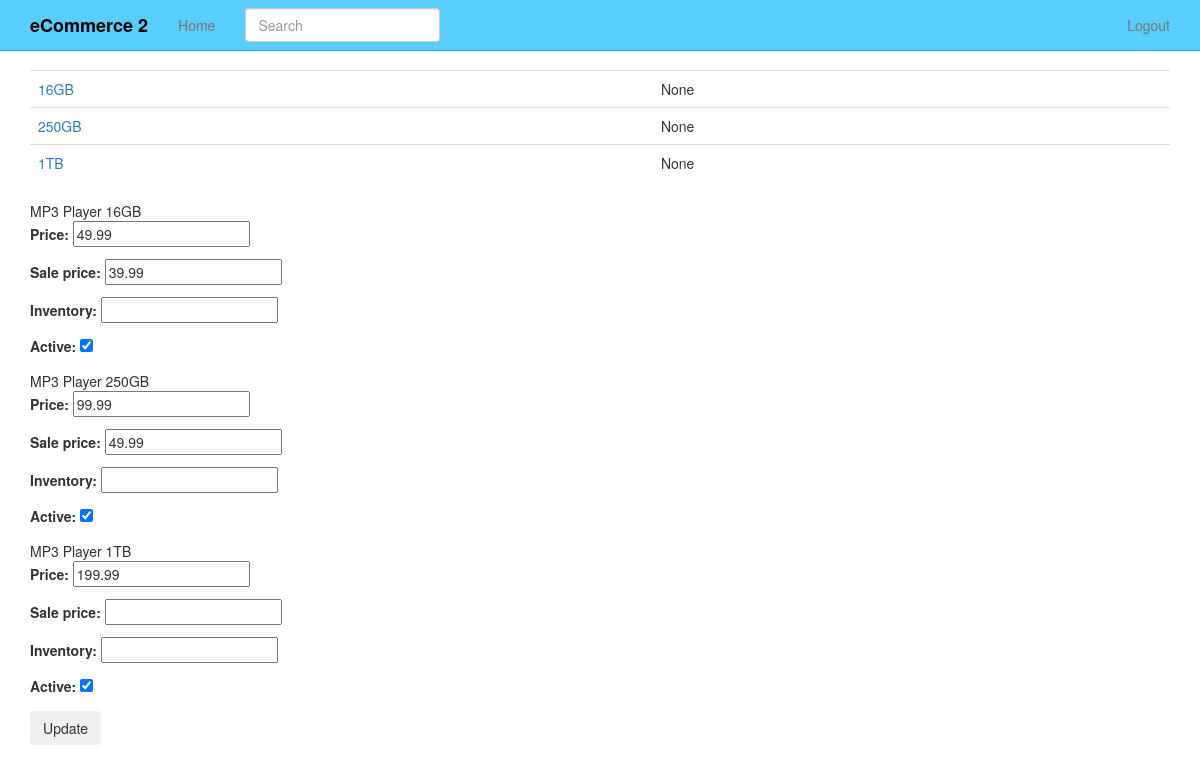
The app's page /products/1/inventory/ (signed in) with its own data.
### products/models.py (models this page shows, shortened)
class Variation(models.Model):
	product = models.ForeignKey(Product)
	title = models.CharField(max_length=120)
	price = models.DecimalField(decimal_places=2, max_digits=20)
	sale_price = models.DecimalField(decimal_places=2, max_digits=20, null=True, blank=True)
	active = models.BooleanField(default=True)
	inventory = models.IntegerField(null=True, blank=True) #refer none == unlimited amount
	def get_absolute_url(self):
		return self.product.get_absolute_url()

class Product(models.Model):
	title = models.CharField(max_length=120)
	description = models.TextField(blank=True, null=True)
	price = models.DecimalField(decimal_places=2, max_digits=20)
	active = models.BooleanField(default=True)
	objects = ProductManager()
	def get_absolute_url(self):
		return reverse("product_detail", kwargs={"pk": self.pk})

### products/views.py (the view, shortened to what this page needs)
# urls.py: url(r'^(?P<pk>\d+)/inventory/$', VariationListView.as_view(), name='product_inventory'),
class VariationListView(StaffRequiredMixin, ListView):
	model = Variation
	queryset = Variation.objects.all()
	def get_context_data(self, *args, **kwargs):
		context = super(VariationListView, self).get_context_data(*args, **kwargs)
		context["formset"] = VariationInventoryFormSet(queryset=self.get_queryset())
		return context
	def get_queryset(self, *args, **kwargs):
		product_pk = self.kwargs.get("pk")
		if product_pk:
			product = get_object_or_404(Product, pk=product_pk)
			queryset = Variation.objects.filter(product=product)
		return queryset

### products/mixins.py (called while the page is built)
	@method_decorator(login_required)
	def dispatch(self, request, *args, **kwargs):
		if request.user.is_staff:
			return super(StaffRequiredMixin, self).dispatch(request, *args, **kwargs)
		else:
			raise Http404

### products/models.py (called while the page is built)
	def active(self):
		return self.filter(active=True)

	def get_queryset(self):
		return ProductQuerySet(self.model, using=self._db)

	def all(self, *args, **kwargs):
		return self.get_queryset().active()

### products/templates/products/variation_list.html (shortened to what this page needs)
{% extends "base.html" %}
{% block content %}
<table class='table'>
{% for object in object_list %}
<tr>
<td><a href='{{ object.get_absolute_url }}'>{{ object.title }}</a></td><td>{{ object.inventory }}</td>
</tr>
{% endfor %}
</table>
<form method="POST" action=""> {% csrf_token %}
{% for form in formset %}
{{ form.instance.product.title }}
{{ form.instance.title }}
{{ form.as_p }}
{% endfor %}
<input type="submit" value='Update' class='btn' />
</form>
{% endblock %}

### static_in_pro/our_static/css/navbar-static-top.css (style rules this page uses)
body { min-height: 1000px; }

### records on screen
Variation: title "16GB", inventory "None", instance.product "MP3 Player", instance "16GB"
Variation: title "250GB", inventory "None", instance.product "MP3 Player", instance "250GB"
Variation: title "1TB", inventory "None", instance.product "MP3 Player", instance "1TB"
